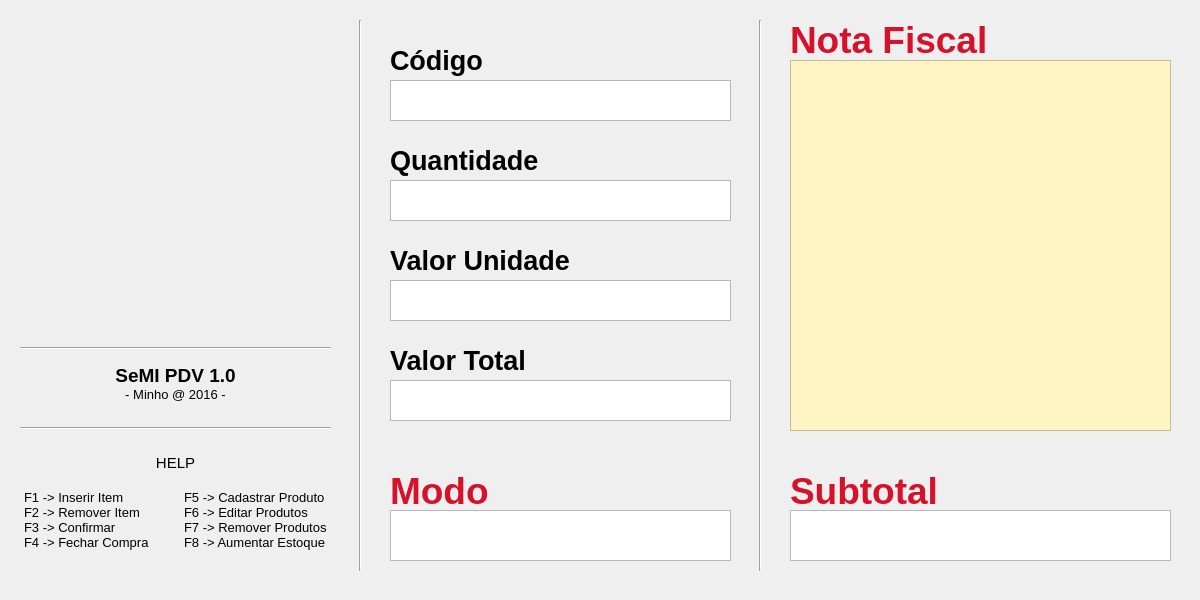
<?xml version="1.0" encoding="UTF-8"?>
<ui version="4.0">
 <class>MainWindow</class>
 <widget class="QMainWindow" name="MainWindow">
  <property name="geometry">
   <rect>
    <x>0</x>
    <y>0</y>
    <width>1200</width>
    <height>600</height>
   </rect>
  </property>
  <property name="windowTitle">
   <string>SeMI PDV</string>
  </property>
  <widget class="QWidget" name="centralWidget">
   <widget class="QTextEdit" name="notaFiscalText">
    <property name="geometry">
     <rect>
      <x>790</x>
      <y>60</y>
      <width>381</width>
      <height>371</height>
     </rect>
    </property>
    <property name="styleSheet">
     <string notr="true">background-color: rgb(255, 244, 196);</string>
    </property>
    <property name="readOnly">
     <bool>true</bool>
    </property>
   </widget>
   <widget class="QLabel" name="notaFiscalLabel">
    <property name="geometry">
     <rect>
      <x>790</x>
      <y>19</y>
      <width>211</width>
      <height>41</height>
     </rect>
    </property>
    <property name="text">
     <string>&lt;html&gt;&lt;head/&gt;&lt;body&gt;&lt;p&gt;&lt;span style=&quot; font-size:28pt; font-weight:600; color:#d6112a;&quot;&gt;Nota Fiscal&lt;/span&gt;&lt;/p&gt;&lt;/body&gt;&lt;/html&gt;</string>
    </property>
   </widget>
   <widget class="QLabel" name="subtotalLabel">
    <property name="geometry">
     <rect>
      <x>790</x>
      <y>470</y>
      <width>211</width>
      <height>41</height>
     </rect>
    </property>
    <property name="text">
     <string>&lt;html&gt;&lt;head/&gt;&lt;body&gt;&lt;p&gt;&lt;span style=&quot; font-size:28pt; font-weight:600; color:#d6112a;&quot;&gt;Subtotal&lt;/span&gt;&lt;/p&gt;&lt;/body&gt;&lt;/html&gt;</string>
    </property>
   </widget>
   <widget class="QTextEdit" name="subtotalText">
    <property name="geometry">
     <rect>
      <x>790</x>
      <y>510</y>
      <width>381</width>
      <height>51</height>
     </rect>
    </property>
    <property name="styleSheet">
     <string notr="true">
</string>
    </property>
    <property name="readOnly">
     <bool>true</bool>
    </property>
   </widget>
   <widget class="Line" name="line4">
    <property name="geometry">
     <rect>
      <x>750</x>
      <y>20</y>
      <width>20</width>
      <height>551</height>
     </rect>
    </property>
    <property name="orientation">
     <enum>Qt::Vertical</enum>
    </property>
   </widget>
   <widget class="QTextEdit" name="codigoText">
    <property name="geometry">
     <rect>
      <x>390</x>
      <y>80</y>
      <width>341</width>
      <height>41</height>
     </rect>
    </property>
    <property name="textInteractionFlags">
     <set>Qt::TextEditable|Qt::TextSelectableByKeyboard</set>
    </property>
   </widget>
   <widget class="QLabel" name="codigoLabel">
    <property name="geometry">
     <rect>
      <x>390</x>
      <y>40</y>
      <width>211</width>
      <height>41</height>
     </rect>
    </property>
    <property name="text">
     <string>&lt;html&gt;&lt;head/&gt;&lt;body&gt;&lt;p&gt;&lt;span style=&quot; font-size:20pt; font-weight:600; color:#000000;&quot;&gt;Código&lt;/span&gt;&lt;/p&gt;&lt;/body&gt;&lt;/html&gt;</string>
    </property>
   </widget>
   <widget class="QLabel" name="qtdLabel">
    <property name="geometry">
     <rect>
      <x>390</x>
      <y>140</y>
      <width>211</width>
      <height>41</height>
     </rect>
    </property>
    <property name="text">
     <string>&lt;html&gt;&lt;head/&gt;&lt;body&gt;&lt;p&gt;&lt;span style=&quot; font-size:20pt; font-weight:600; color:#000000;&quot;&gt;Quantidade&lt;/span&gt;&lt;/p&gt;&lt;/body&gt;&lt;/html&gt;</string>
    </property>
   </widget>
   <widget class="QTextEdit" name="qtdText">
    <property name="geometry">
     <rect>
      <x>390</x>
      <y>180</y>
      <width>341</width>
      <height>41</height>
     </rect>
    </property>
    <property name="textInteractionFlags">
     <set>Qt::TextEditable|Qt::TextSelectableByKeyboard</set>
    </property>
   </widget>
   <widget class="QLabel" name="unitValueLabel">
    <property name="geometry">
     <rect>
      <x>390</x>
      <y>240</y>
      <width>211</width>
      <height>41</height>
     </rect>
    </property>
    <property name="text">
     <string>&lt;html&gt;&lt;head/&gt;&lt;body&gt;&lt;p&gt;&lt;span style=&quot; font-size:20pt; font-weight:600; color:#000000;&quot;&gt;Valor Unidade&lt;/span&gt;&lt;/p&gt;&lt;/body&gt;&lt;/html&gt;</string>
    </property>
   </widget>
   <widget class="QTextEdit" name="unitValueText">
    <property name="geometry">
     <rect>
      <x>390</x>
      <y>280</y>
      <width>341</width>
      <height>41</height>
     </rect>
    </property>
    <property name="readOnly">
     <bool>true</bool>
    </property>
   </widget>
   <widget class="QLabel" name="totalValueLabel">
    <property name="geometry">
     <rect>
      <x>390</x>
      <y>340</y>
      <width>211</width>
      <height>41</height>
     </rect>
    </property>
    <property name="text">
     <string>&lt;html&gt;&lt;head/&gt;&lt;body&gt;&lt;p&gt;&lt;span style=&quot; font-size:20pt; font-weight:600; color:#000000;&quot;&gt;Valor Total&lt;/span&gt;&lt;/p&gt;&lt;/body&gt;&lt;/html&gt;</string>
    </property>
   </widget>
   <widget class="QTextEdit" name="totalValueText">
    <property name="geometry">
     <rect>
      <x>390</x>
      <y>380</y>
      <width>341</width>
      <height>41</height>
     </rect>
    </property>
    <property name="readOnly">
     <bool>true</bool>
    </property>
   </widget>
   <widget class="QTextEdit" name="modoText">
    <property name="geometry">
     <rect>
      <x>390</x>
      <y>510</y>
      <width>341</width>
      <height>51</height>
     </rect>
    </property>
    <property name="styleSheet">
     <string notr="true"/>
    </property>
    <property name="readOnly">
     <bool>true</bool>
    </property>
   </widget>
   <widget class="QLabel" name="modoLabel">
    <property name="geometry">
     <rect>
      <x>390</x>
      <y>470</y>
      <width>171</width>
      <height>41</height>
     </rect>
    </property>
    <property name="text">
     <string>&lt;html&gt;&lt;head/&gt;&lt;body&gt;&lt;p&gt;&lt;span style=&quot; font-size:28pt; font-weight:600; color:#d6112a;&quot;&gt;Modo&lt;/span&gt;&lt;/p&gt;&lt;/body&gt;&lt;/html&gt;</string>
    </property>
   </widget>
   <widget class="Line" name="line3">
    <property name="geometry">
     <rect>
      <x>350</x>
      <y>20</y>
      <width>20</width>
      <height>551</height>
     </rect>
    </property>
    <property name="orientation">
     <enum>Qt::Vertical</enum>
    </property>
   </widget>
   <widget class="QLabel" name="logoImage">
    <property name="geometry">
     <rect>
      <x>20</x>
      <y>20</y>
      <width>311</width>
      <height>291</height>
     </rect>
    </property>
    <property name="text">
     <string/>
    </property>
    <property name="pixmap">
     <pixmap>../../../../../../home/minhotmog/Pictures/logoPET.png</pixmap>
    </property>
    <property name="scaledContents">
     <bool>true</bool>
    </property>
   </widget>
   <widget class="Line" name="line1">
    <property name="geometry">
     <rect>
      <x>20</x>
      <y>340</y>
      <width>311</width>
      <height>16</height>
     </rect>
    </property>
    <property name="orientation">
     <enum>Qt::Horizontal</enum>
    </property>
   </widget>
   <widget class="QTextBrowser" name="helpText">
    <property name="geometry">
     <rect>
      <x>20</x>
      <y>450</y>
      <width>311</width>
      <height>121</height>
     </rect>
    </property>
    <property name="autoFillBackground">
     <bool>false</bool>
    </property>
    <property name="styleSheet">
     <string notr="true">background-color: rgba(255, 255, 255, 0);</string>
    </property>
    <property name="frameShape">
     <enum>QFrame::NoFrame</enum>
    </property>
    <property name="frameShadow">
     <enum>QFrame::Plain</enum>
    </property>
    <property name="html">
     <string>&lt;!DOCTYPE HTML PUBLIC &quot;-//W3C//DTD HTML 4.0//EN&quot; &quot;http://www.w3.org/TR/REC-html40/strict.dtd&quot;&gt;
&lt;html&gt;&lt;head&gt;&lt;meta name=&quot;qrichtext&quot; content=&quot;1&quot; /&gt;&lt;style type=&quot;text/css&quot;&gt;
p, li { white-space: pre-wrap; }
&lt;/style&gt;&lt;/head&gt;&lt;body style=&quot; font-family:'Cantarell'; font-size:11pt; font-weight:400; font-style:normal;&quot;&gt;
&lt;p align=&quot;center&quot; style=&quot; margin-top:0px; margin-bottom:0px; margin-left:0px; margin-right:0px; -qt-block-indent:0; text-indent:0px;&quot;&gt;HELP&lt;/p&gt;
&lt;p align=&quot;center&quot; style=&quot;-qt-paragraph-type:empty; margin-top:0px; margin-bottom:0px; margin-left:0px; margin-right:0px; -qt-block-indent:0; text-indent:0px;&quot;&gt;&lt;br /&gt;&lt;/p&gt;
&lt;p style=&quot; margin-top:0px; margin-bottom:0px; margin-left:0px; margin-right:0px; -qt-block-indent:0; text-indent:0px;&quot;&gt;&lt;span style=&quot; font-size:10pt;&quot;&gt;F1 -&amp;gt; Inserir Item	F5 -&amp;gt; Cadastrar Produto&lt;/span&gt;&lt;/p&gt;
&lt;p style=&quot; margin-top:0px; margin-bottom:0px; margin-left:0px; margin-right:0px; -qt-block-indent:0; text-indent:0px;&quot;&gt;&lt;span style=&quot; font-size:10pt;&quot;&gt;F2 -&amp;gt; Remover Item	F6 -&amp;gt; Editar Produtos&lt;/span&gt;&lt;/p&gt;
&lt;p style=&quot; margin-top:0px; margin-bottom:0px; margin-left:0px; margin-right:0px; -qt-block-indent:0; text-indent:0px;&quot;&gt;&lt;span style=&quot; font-size:10pt;&quot;&gt;F3 -&amp;gt; Confirmar	F7 -&amp;gt; Remover Produtos&lt;/span&gt;&lt;/p&gt;
&lt;p style=&quot; margin-top:0px; margin-bottom:0px; margin-left:0px; margin-right:0px; -qt-block-indent:0; text-indent:0px;&quot;&gt;&lt;span style=&quot; font-size:10pt;&quot;&gt;F4 -&amp;gt; Fechar Compra	F8 -&amp;gt; Aumentar Estoque&lt;/span&gt;&lt;/p&gt;&lt;/body&gt;&lt;/html&gt;</string>
    </property>
   </widget>
   <widget class="QTextBrowser" name="softwareTitle">
    <property name="geometry">
     <rect>
      <x>20</x>
      <y>360</y>
      <width>311</width>
      <height>51</height>
     </rect>
    </property>
    <property name="autoFillBackground">
     <bool>false</bool>
    </property>
    <property name="styleSheet">
     <string notr="true">background-color: rgba(255, 255, 255, 0);</string>
    </property>
    <property name="frameShape">
     <enum>QFrame::NoFrame</enum>
    </property>
    <property name="frameShadow">
     <enum>QFrame::Plain</enum>
    </property>
    <property name="html">
     <string>&lt;!DOCTYPE HTML PUBLIC &quot;-//W3C//DTD HTML 4.0//EN&quot; &quot;http://www.w3.org/TR/REC-html40/strict.dtd&quot;&gt;
&lt;html&gt;&lt;head&gt;&lt;meta name=&quot;qrichtext&quot; content=&quot;1&quot; /&gt;&lt;style type=&quot;text/css&quot;&gt;
p, li { white-space: pre-wrap; }
&lt;/style&gt;&lt;/head&gt;&lt;body style=&quot; font-family:'Cantarell'; font-size:11pt; font-weight:400; font-style:normal;&quot;&gt;
&lt;p align=&quot;center&quot; style=&quot; margin-top:0px; margin-bottom:0px; margin-left:0px; margin-right:0px; -qt-block-indent:0; text-indent:0px;&quot;&gt;&lt;span style=&quot; font-size:14pt; font-weight:600;&quot;&gt;SeMI PDV 1.0&lt;/span&gt;&lt;/p&gt;
&lt;p align=&quot;center&quot; style=&quot; margin-top:0px; margin-bottom:0px; margin-left:0px; margin-right:0px; -qt-block-indent:0; text-indent:0px;&quot;&gt;&lt;span style=&quot; font-size:10pt;&quot;&gt;- Minho @ 2016 -&lt;/span&gt;&lt;/p&gt;&lt;/body&gt;&lt;/html&gt;</string>
    </property>
   </widget>
   <widget class="Line" name="line2">
    <property name="geometry">
     <rect>
      <x>20</x>
      <y>420</y>
      <width>311</width>
      <height>16</height>
     </rect>
    </property>
    <property name="orientation">
     <enum>Qt::Horizontal</enum>
    </property>
   </widget>
  </widget>
 </widget>
 <layoutdefault spacing="6" margin="11"/>
 <resources/>
 <connections/>
</ui>
